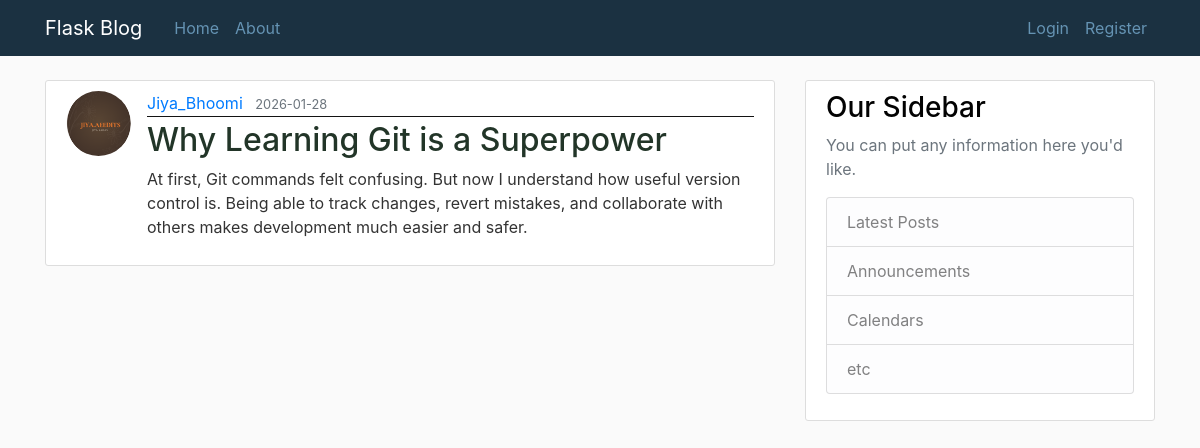
Screenshot of /post/21 with the database file from the repository.
### Blogpost/models.py (models this page shows, shortened)
class User(db.Model, UserMixin):
    id = db.Column(db.Integer, primary_key=True)
    username = db.Column(db.String(20), unique=True, nullable=False)
    email = db.Column(db.String(120), unique=True, nullable=False)
    image_file = db.Column(db.String(20), nullable=False, default='download.jpg')
    password = db.Column(db.String(60), nullable=False)
    posts = db.relationship('Post', backref='author', lazy=True)

class Post(db.Model):
    id = db.Column(db.Integer, primary_key=True)
    title = db.Column(db.String(100), nullable=False)
    date_posted = db.Column(db.DateTime, nullable=False, default=datetime.utcnow)
    content = db.Column(db.Text, nullable=False)
    user_id = db.Column(db.Integer, db.ForeignKey('user.id'), nullable=False)

### Blogpost/routes.py (the view)
@app.route("/post/<int:post_id>")
def post(post_id):
    post = Post.query.get_or_404(post_id)
    return render_template('post.html', title = post.title, post=post)

### Blogpost/templates/post.html (shortened to what this page needs)
{% extends 'layout.html' %}
{% block content %}
    <article class="media content-section">
        <img class="rounded-circle article-img" src="{{ url_for('static', filename ='profile_pic/' + post.author.image_file) }}">
            <div class="media-body">
                <div class="article-metadata">
                <a class="mr-2" href="{{url_for('user_post', username=post.author.username)}}">{{ post.author.username }}</a>
                <small class="text-muted">{{ post.date_posted.strftime('%Y-%m-%d') }}</small>
                </div>
                <h2 class="article-title">{{ post.title }}</h2>
                <p class="article-content">{{ post.content }}</p>
            </div>
    </article>
{% endblock content %}

### Blogpost/static/main.css (style rules this page uses)
body { background: #fafafa; color: #333333; margin-top: 5rem; }
h1, h2, h3, h4, h5, h6 { color: #020202; }
.content-section { background: #ffffff; padding: 10px 20px; border: 1px solid #dddddd; border-radius: 3px; margin-bottom: 20px; }
.article-title { color: #223528; }
.article-content { white-space: pre-line; }
.article-img { height: 65px; width: 65px; margin-right: 16px; }
.article-metadata { padding-bottom: 1px; margin-bottom: 4px; border-bottom: 1px solid #131313 }

### rows the page displays
User: image_file (picture), author.username "Jiya_Bhoomi"
Post: date_posted "2026-01-28", title "Why Learning Git is a Superpower", content "At first, Git commands felt confusing. But now I understand how useful version control is. Being able to track changes, revert mistakes, and collaborate with others makes development much easier and safer."
